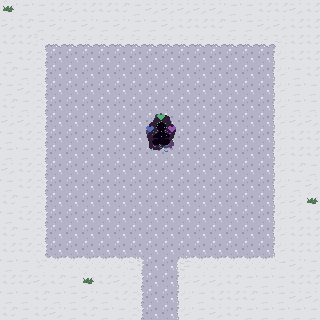

A 2D game scene composited from a Tiled map and its tileset images. What follows is a short description and the map's XML, with every tile layer's data as written:
An orthogonal 20x20 tile map with 16x16 px tiles, 4 tile layers (grass normal, grass special, path, man) and 8 objects (hiko_spawn, kana_spawn, leiko_spawn, irene_spawn).

<map version="1.2" tiledversion="1.3.1" orientation="orthogonal" renderorder="right-down" compressionlevel="-1" width="20" height="20" tilewidth="16" tileheight="16" infinite="0" nextlayerid="7" nextobjectid="13">
 <editorsettings>
  <export target="top.lua" format="lua" />
 </editorsettings>
 <tileset firstgid="1" source="overworld2.tsx" />
 <layer id="1" name="grass normal" width="20" height="20">
  <data encoding="csv">
127,128,128,127,129,127,127,127,128,129,129,129,129,129,128,128,127,127,129,127,
129,127,128,129,128,129,128,129,128,128,129,127,127,127,128,128,129,129,127,127,
127,127,127,128,128,129,127,129,128,129,128,127,128,129,129,128,128,127,127,127,
128,127,127,129,129,127,128,129,129,128,129,128,128,128,129,129,128,128,127,127,
127,128,128,128,128,128,128,129,128,127,127,127,127,128,127,129,129,127,128,127,
128,129,128,127,128,127,128,127,128,129,128,129,129,128,127,128,129,128,128,128,
127,128,129,127,129,129,128,127,128,128,129,127,128,129,127,129,127,129,128,128,
129,129,128,128,127,128,129,129,128,129,128,129,129,129,127,128,129,129,129,129,
128,127,128,127,127,129,127,127,128,129,129,129,128,128,129,127,128,127,127,127,
128,128,127,128,128,129,128,127,127,128,129,128,127,128,128,128,128,129,127,127,
129,127,128,128,129,129,127,129,129,129,128,127,127,129,128,127,128,128,127,128,
128,127,127,128,128,129,128,129,127,129,129,129,128,127,129,128,128,129,128,129,
127,128,129,128,127,127,128,129,127,127,129,127,128,129,129,128,127,129,129,129,
128,127,128,128,128,127,129,128,129,127,127,129,127,128,129,129,127,127,129,127,
127,128,129,127,129,129,127,129,127,129,129,127,129,129,129,128,128,127,127,127,
127,127,128,128,128,128,128,129,127,128,128,129,128,127,129,128,127,129,127,127,
128,128,128,127,128,129,128,128,129,129,127,129,128,128,127,128,127,128,129,128,
127,127,129,127,128,128,127,129,129,127,128,129,129,129,127,128,128,128,127,127,
128,128,127,128,128,129,128,127,129,128,129,128,128,127,127,127,128,128,129,129,
127,128,127,129,128,127,128,128,128,128,127,128,128,129,127,128,128,128,128,128
</data>
 </layer>
 <layer id="2" name="grass special" width="20" height="20">
  <data encoding="csv">
106,0,0,0,0,0,0,0,0,0,0,0,0,0,0,0,0,0,0,0,
0,0,0,0,0,0,0,0,0,0,0,0,0,0,0,0,0,0,0,0,
0,0,0,0,0,0,0,0,0,0,0,0,0,0,0,0,0,0,0,0,
0,0,0,0,0,0,0,0,0,0,106,0,0,0,0,0,0,0,0,0,
0,0,0,0,0,0,0,0,0,0,0,0,0,0,0,0,106,0,0,0,
0,0,0,0,0,0,0,0,0,0,0,0,0,0,0,0,0,0,0,0,
0,0,0,0,0,0,0,0,0,0,0,0,106,0,0,0,0,0,0,0,
0,0,0,106,0,0,0,0,0,0,0,0,0,0,0,0,0,0,0,0,
0,0,0,0,0,0,0,0,0,0,0,0,0,0,0,0,0,0,0,0,
0,0,0,0,0,0,0,0,0,0,0,0,0,0,0,0,0,0,0,0,
0,0,0,0,0,0,0,0,0,0,0,0,0,0,0,0,0,0,0,0,
0,0,0,0,0,0,0,0,0,0,0,106,0,0,0,0,0,0,0,0,
0,0,0,0,0,0,0,0,0,0,0,0,0,0,0,0,0,0,0,106,
0,0,0,0,0,0,0,0,0,0,0,0,0,0,0,0,0,0,0,0,
0,0,106,0,0,0,0,0,0,0,0,0,0,0,0,0,0,0,0,0,
0,0,0,0,0,0,0,0,0,0,0,0,0,0,0,0,0,0,0,0,
0,0,0,0,0,0,0,0,0,0,0,0,0,0,0,0,0,106,0,0,
0,0,0,0,0,106,0,0,0,0,0,0,0,0,0,0,0,0,0,0,
0,0,0,0,0,0,0,0,0,0,0,106,0,0,0,0,0,0,0,0,
0,0,0,0,0,0,0,0,0,0,0,0,0,0,0,0,0,0,0,0
</data>
 </layer>
 <layer id="3" name="path" width="20" height="20">
  <data encoding="csv">
0,0,0,0,0,0,0,0,0,0,0,0,0,0,0,0,0,0,0,0,
0,0,0,0,0,0,0,0,0,0,0,0,0,0,0,0,0,0,0,0,
0,0,12,13,13,13,13,13,13,13,13,13,13,13,13,13,13,14,0,0,
0,0,35,36,36,36,36,36,36,36,36,36,36,36,36,36,36,37,0,0,
0,0,35,36,36,36,36,36,36,36,36,36,36,36,36,36,36,37,0,0,
0,0,35,36,36,36,36,36,36,36,36,36,36,36,36,36,36,37,0,0,
0,0,35,36,36,36,36,36,36,36,36,36,36,36,36,36,36,37,0,0,
0,0,35,36,36,36,36,36,36,36,36,36,36,36,36,36,36,37,0,0,
0,0,35,36,36,36,36,36,36,36,36,36,36,36,36,36,36,37,0,0,
0,0,35,36,36,36,36,36,36,36,36,36,36,36,36,36,36,37,0,0,
0,0,35,36,36,36,36,36,36,36,36,36,36,36,36,36,36,37,0,0,
0,0,35,36,36,36,36,36,36,36,36,36,36,36,36,36,36,37,0,0,
0,0,35,36,36,36,36,36,36,36,36,36,36,36,36,36,36,37,0,0,
0,0,35,36,36,36,36,36,36,36,36,36,36,36,36,36,36,37,0,0,
0,0,35,36,36,36,36,36,36,36,36,36,36,36,36,36,36,37,0,0,
0,0,35,36,36,36,36,36,36,36,36,36,36,36,36,36,36,37,0,0,
0,0,58,59,59,59,59,59,82,36,36,81,59,59,59,59,59,60,0,0,
0,0,0,0,0,0,0,0,35,36,36,37,0,0,0,0,0,0,0,0,
0,0,0,0,0,0,0,0,35,36,36,37,0,0,0,0,0,0,0,0,
0,0,0,0,0,0,0,0,35,36,36,37,0,0,0,0,0,0,0,0
</data>
 </layer>
 <layer id="4" name="man" width="20" height="20">
  <data encoding="csv">
0,0,0,0,0,0,0,0,0,0,0,0,0,0,0,0,0,0,0,0,
0,0,0,0,0,0,0,0,0,0,0,0,0,0,0,0,0,0,0,0,
0,0,0,0,0,0,0,0,0,0,0,0,0,0,0,0,0,0,0,0,
0,0,0,0,0,0,0,0,0,0,0,0,0,0,0,0,0,0,0,0,
0,0,0,0,0,0,0,0,0,0,0,0,0,0,0,0,0,0,0,0,
0,0,0,0,0,0,0,0,0,0,0,0,0,0,0,0,0,0,0,0,
0,0,0,0,0,0,0,0,0,0,0,0,0,0,0,0,0,0,0,0,
0,0,0,0,0,0,0,0,0,159,160,0,0,0,0,0,0,0,0,0,
0,0,0,0,0,0,0,0,0,182,183,0,0,0,0,0,0,0,0,0,
0,0,0,0,0,0,0,0,0,205,206,0,0,0,0,0,0,0,0,0,
0,0,0,0,0,0,0,0,0,0,0,0,0,0,0,0,0,0,0,0,
0,0,0,0,0,0,0,0,0,0,0,0,0,0,0,0,0,0,0,0,
0,0,0,0,0,0,0,0,0,0,0,0,0,0,0,0,0,0,0,0,
0,0,0,0,0,0,0,0,0,0,0,0,0,0,0,0,0,0,0,0,
0,0,0,0,0,0,0,0,0,0,0,0,0,0,0,0,0,0,0,0,
0,0,0,0,0,0,0,0,0,0,0,0,0,0,0,0,0,0,0,0,
0,0,0,0,0,0,0,0,0,0,0,0,0,0,0,0,0,0,0,0,
0,0,0,0,0,0,0,0,0,0,0,0,0,0,0,0,0,0,0,0,
0,0,0,0,0,0,0,0,0,0,0,0,0,0,0,0,0,0,0,0,
0,0,0,0,0,0,0,0,0,0,0,0,0,0,0,0,0,0,0,0
</data>
 </layer>
 <objectgroup id="5" name="custom_collisions">
  <properties>
   <property name="collidable" type="bool" value="true" />
  </properties>
  <object id="1" x="0.25" y="-8.5" width="319" height="8" />
  <object id="2" x="320" y="0.25" width="9" height="319.625" />
  <object id="3" x="-0.284091" y="320.25" width="319.909" height="9.5" />
  <object id="4" x="-8.5" y="0.125" width="8" height="319.489" />
 </objectgroup>
 <objectgroup id="6" name="Objects">
  <object id="9" name="hiko_spawn" x="105.727" y="132" width="16" height="25" />
  <object id="10" name="kana_spawn" x="201.852" y="132" width="16" height="24" />
  <object id="11" name="leiko_spawn" x="152.25" y="167.875" width="16" height="24" />
  <object id="12" name="irene_spawn" x="152.25" y="79.25" width="16" height="24" />
 </objectgroup>
</map>
